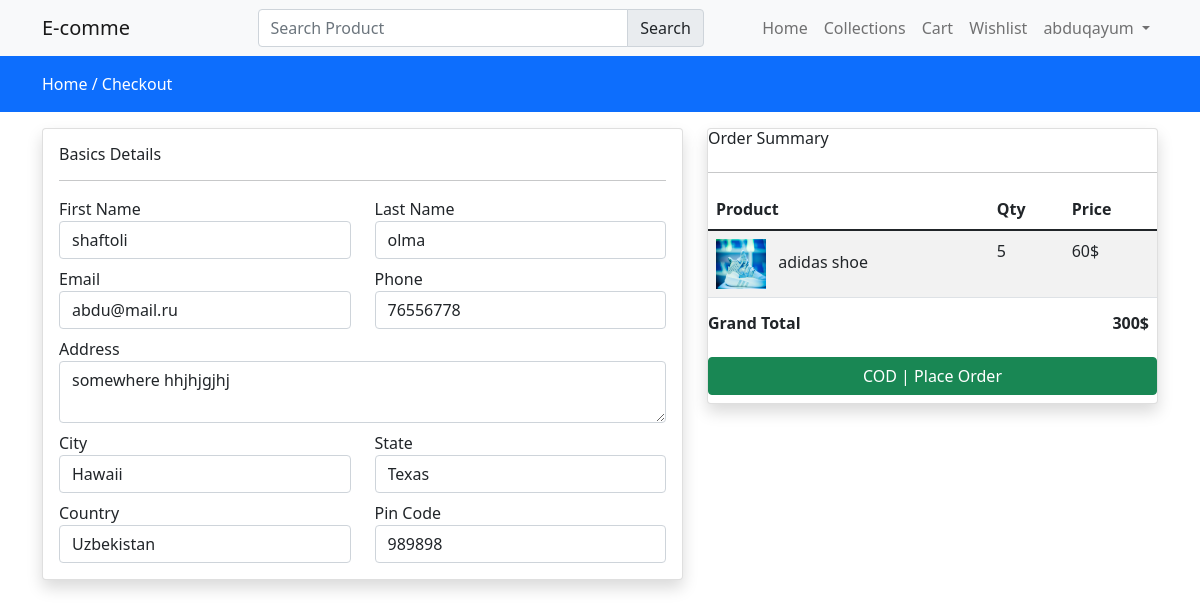
The app's page /checkout (signed in), older data.
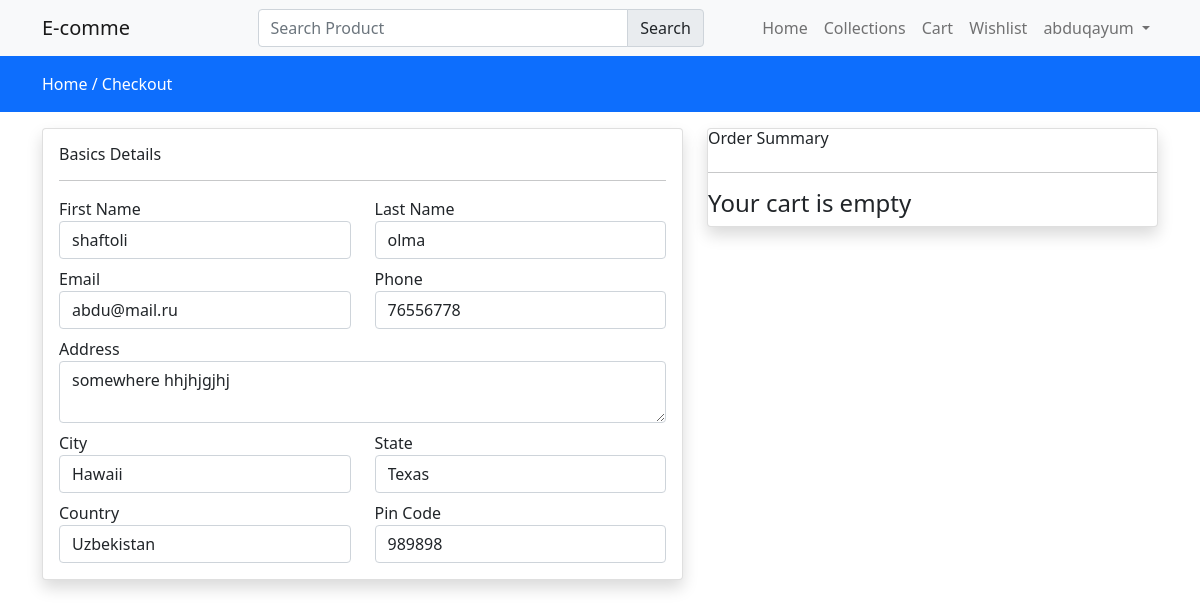
The same page, newer data.
### store/models.py (models this page shows, shortened)
class Card(models.Model):
    user = models.ForeignKey(User, on_delete=models.CASCADE)
    product = models.ForeignKey(Product, on_delete=models.CASCADE)
    product_qty = models.IntegerField(null=False, blank=False)
    created_at = models.DateTimeField(auto_now_add=True)

class Product(models.Model):
    category = models.ForeignKey(Category, on_delete=models.CASCADE)
    slug = models.CharField(max_length=150, blank=False, null=False)
    name = models.CharField(max_length=150, blank=False, null=False)
    product_image= models.ImageField(upload_to="images", blank=False, null=False)
    small_description = models.CharField(max_length=250, blank=False, null=False)
    quantity = models.IntegerField(null=False, blank=False)
    description = models.TextField(blank=False, null=False)
    orginal_price = models.FloatField(blank=False, null=False)
    selling_price = models.FloatField(blank=False, null=False)
    status = models.BooleanField(default=False, help_text="0=default, 1=hidden")
    trending = models.BooleanField(default=False, help_text="0=default, 1=trending")
    tag = models.CharField(max_length=100, null=False, blank=False)
    meta_title = models.CharField(max_length=150, null=False, blank=False)
    meta_keywords = models.CharField(max_length=150, null=False, blank=False)
    meta_description = models.TextField(null=False, blank=False)
    created_at = models.DateTimeField(auto_now_add=True)

### store/controller/checkout.py (the view)
# urls.py: path("checkout", checkout.index, name="checkout"),
@login_required(login_url="login")
def index(request):
    rawcart = Card.objects.filter(user=request.user)
    for item in rawcart:
        if item.product_qty > item.product.quantity:
            Card.objects.delete(id=item.id)
    cartitems = Card.objects.filter(user=request.user)
    total_price = 0
    for item in cartitems:
        total_price = total_price + item.product.selling_price * item.product_qty
    userprofile = Profile.objects.filter(user=request.user).first()
    data = {
        "cartitems": cartitems,
        "total_price": total_price,
        "userprofile": userprofile
    }
    return render(request, "store/checkout.html", data)

### store/templates/store/checkout.html (shortened to what the changed rows need)
{% extends 'store/layouts/main.html' %}
{% block content %}
<div class="container mt-3">
    <form action="{% url 'placeorder' %}" method="POST">
        <div class="row">
            <div class="col-md-5">
                <div class="card shadow">
                    <h6>Order Summary</h6>
                    <hr>
                    {% if cartitems %}
                        <table class="table table-striped table-bordereds">
                            <thead>
                                <tr>
                                    <th>Product</th>
                                    <th>Qty</th>
                                    <th>Price</th>
                                </tr>
                            </thead>
                            <tbody>
                                {% for item in cartitems %}
                                    <tr>
                                        <td>
                                            <img src="{{ item.product.product_image.url }}" class="me-2" height="50px" width="50px" alt="product image">
                                            {{ item.product.name }}
                                        </td>
                                        <td>{{ item.product_qty }}</td>
                                        <td>{{ item.product.selling_price|stringformat:'d' }}$</td>
                                    </tr>
                                {% endfor %}
                            </tbody>
                        </table>
                        <h6 class="fw-bold me-2 ">Grand Total
                            <span class="float-end">{{ total_price|stringformat:'d' }}$</span>
                        </h6>
                        <div class="mt-3">
                            <h6>
                                <button type="submit" class="btn btn-success w-100">COD | Place Order</button>
                            </h6>
                        </div>
                    {% else %}
                        <h4>Your cart is empty</h4>
                    {% endif %}
                </div>
            </div>
        </div>
    </form>
</div>
{% endblock content %}

Row changes from the older to the newer data that the page shows:
removed Card: product.product_image (picture), product.name "adidas shoe", product_qty "5", product.selling_price "60"
Text that changed along with them:
{{ total_price|stringformat:'d' }}: "300" → (not shown)
text no longer shown: "Product Qty Price Grand Total $ COD | Place Order"
text now shown: "Your cart is empty"
